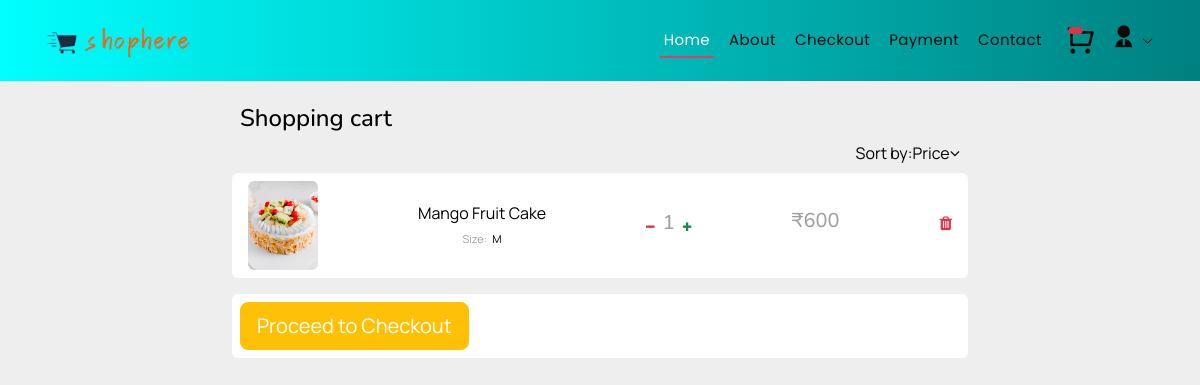
The app's page /cart/quntity_add//1/ with its own data.
### landing_app/models.py (models this page shows, shortened)
class Product(models.Model):
    product_id=models.AutoField
    Product_name=models.CharField(max_length=50)
    category=models.CharField(max_length=50, default="")
    subcategory=models.CharField(max_length=50,default="")
    price=models.IntegerField(default=0)
    desc=models.CharField( max_length=50)
    date_field = models.DateField()
    image=models.ImageField( upload_to=None, default="")
    rating_field = models.IntegerField(default=0)

### cartIntrigation/views.py (the view)
# urls.py: path('quntity_add//<int:product_id>/', views.quntity_add, name="quntity_add"),
def quntity_add(request,product_id):
    print("started adding product")
    cart = request.session.get('cart', {})
    if str(product_id) in cart:
        cart[str(product_id)] += 1
    else:
        cart[str(product_id)] = 1
    request.session['cart'] = cart
    if 'null' in cart:
        cart.pop('null')
    no_of_items = range(len(cart))
    items_ids = list(cart.keys())
    items_ids = [i for i in items_ids if i is not None]
    cleaned_data = {int(k): v for k, v in cart.items() if k.isdigit()}
    total_sum = sum(cleaned_data.values())
    AddedItems = {
        'cart': cart,
        'totalCartItemSum': total_sum
    }
    allProds = []
    allProds.append(["", no_of_items, AddedItems, items_ids])
    context = {"allProds": allProds}
    return render(request, "cart/cart_summery.html", context)

### paymentIntrigation/templatetags/cart_tags.py (called while the page is built)
@register.simple_tag
def get_product_details(items_id):
    product_details=Product.objects.get(id=int(items_id))
    return product_details

@register.simple_tag
def get_quantity_of_each_product(request,items_id):
    cart=request.session.get('cart')
    if cart:
        quantity=cart.get(items_id)
    return quantity

@register.simple_tag
def get_product_price(request,items_id):
    product_details=Product.objects.get(id=int(items_id))
    quantity=get_quantity_of_each_product(request,items_id)
    price=product_details.price
    return quantity * price

### templates/cart/cart_summery.html (shortened to what this page needs)
{% extends "base.html" %}
{% load cart_tags %}
{% block cart %}
<div class="container mt-5 mb-5">
    <div class="d-flex justify-content-center row">
        <div class="col-md-8 mt-5">
            <div class="p-2">
                <h4>Shopping cart</h4>
                <div class="d-flex flex-row align-items-center pull-right">
                    <span class="mr-1">Sort by:</span>
                    <span class="mr-1 font-weight-bold">Price</span>
                    <i class="fa fa-angle-down"></i>
                </div>
            </div>
            {% for product, no_of_items, AddedItems, items_ids in allProds %}
            {% if items_ids %}
                {% for items_id in items_ids %}
                {% get_product_details items_id as product_details %}
                {% if product_details %}
                <div class="d-flex flex-row justify-content-between align-items-center p-2 bg-white mt-4 px-3 rounded">
                    <div class="mr-1">
                        <img class="rounded" src="/media/{{ product_details.image }}" width="70">
                    </div>
                    <div class="d-flex flex-column align-items-center product-details">
                        <span class="font-weight-bold">{{ product_details.Product_name }}</span>
                        <div class="d-flex flex-row product-desc">
                            <div class="size mr-1">
                                <span class="text-grey">Size:</span>
                                <span class="font-weight-bold">&nbsp;M</span>
                            </div>
                        </div>
                    </div>
                    <div class="d-flex flex-row align-items-center qty">
                        <a href="{% url 'quntity_remove' items_id %}"><i class="fa fa-minus text-danger "></i></a>
                        {% get_quantity_of_each_product request items_id as quantity %}
                        <h5 class="text-grey mt-1 mr-3 m-2">{{ quantity }}</h5>
                        <a href="{% url 'quntity_add' items_id %}"><i class="fa fa-plus text-success"></i></a>
                    </div>
                    <div>
                        {% get_product_price request items_id as product_price %}
                        <h5 class="text-grey">₹{{ product_price }}</h5>
                    </div>
                    <div class="d-flex align-items-center">
                        <a href="{% url 'cart_delete' items_id %}" class="fa fa-trash mb-1 text-danger"></a>
                    </div>
                </div>
                {% else %}
                <div>
                    <h1 class="p-2">Product not found for items_id: {{ items_id }}</h1>
                </div>
                {% endif %}
                {% endfor %}
            {% else %}
            <div>
                <h2 class="p-2">No items found in the cart. Please add items</h2>
            </div>
            {% endif %}
        {% endfor %}
            <div class="d-flex flex-row align-items-center mt-3 p-2 bg-white rounded">
                <a href="{% url 'Checkout'  %}" class="btn btn-warning btn-block btn-lg ml-2 pay-button" type="button">Proceed to Checkout</a>
            </div>
        </div>
    </div>
</div>
{% endblock %}

### static/assets/css/style.css (style rules this page uses)
body { font-family: "Open Sans", sans-serif; color: #000000; }
a { color: #e43c5c; text-decoration: none; }
h1, h2, h3, h4, h5, h6 { font-family: "Nunito", sans-serif; }

### templates/cart/cart_summery.html (style rules this page uses)
body { font-family: 'Manrope', sans-serif; background:#eee; }
.size span { font-size: 11px; }
.pay-button { color: #fff; }
.text-grey { color: #a39f9f; }
.qty i { font-size: 11px; }

### records on screen
Product: image (picture), Product_name "Mango Fruit Cake"

### other values on screen
{{ quantity }} "1"
{{ product_price }} "600"
